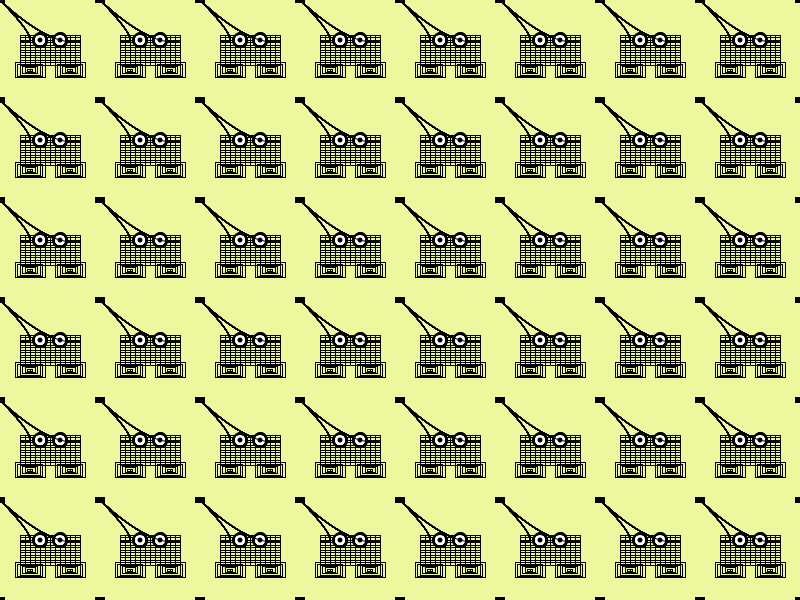
Frame 1 (no input)
Frame 60 (the mouse pressed at the canvas centre just before this capture): identical to frame 1, image omitted
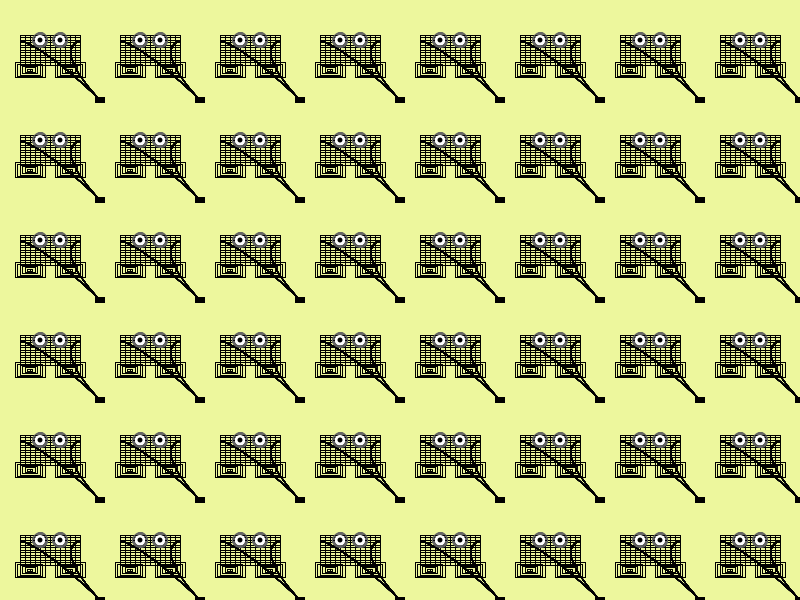
Frame 120 (the mouse held since frame 60 and released just before this capture)

The Processing sketch that drew these frames (run headless with seeded random() and noise(); from frame 60 on, the mouse is pressed at the canvas centre):

// Processing sketch: processing_142987
// ── processing_142987.pde

// multiple robots with functions

void setup() {
  size(800,600);
}

void draw() {
  background(237,247,157);
  for (int c = 0; c <= 800; c += 100) {
    for (int d = 0; d <= 600; d += 100) {
      robot(c,d);
    }
  }
}

void robot(int x, int y) {
  pushMatrix();
  translate(x,y);
  rectMode(CENTER);
  
  float mx = mouseX;
  float my = mouseY;
  
  float sx = map(mx,0,800,0,200);
  float sy = map(my,0,600,0,200);
  
  for (int a = 0; a <= 30; a += 5) {
    for (int b = 0; b <= 30; b += 5) {
      stroke(0);
      strokeWeight(1);
      noFill();
      rect(30,70,a,a/2);
      rect(70,70,a,a/2);
      rect(50,50,a*2,b);
      
      strokeWeight(1);
      stroke(sx,sy,sx);
      ellipse(40,40,a/2,b/2);
      ellipse(60,40,a/2,b/2);
      
      fill(255);
      noStroke();
      ellipse(40,40,10,10);
      ellipse(60,40,10,10);
      fill(0);
      ellipse(40,40,5,5);
      ellipse(60,40,5,5);
      
      noFill();
      stroke(0);
      bezier(20,40,50,50,sx,sy,sx,sy);
      bezier(80,40,50,50,sy,sx,sy,sx);
      
      noStroke();
      fill(0);
      rect(sx,sy,10,5);
      rect(sy,sx,10,5);
    }
  }
  popMatrix();
}
